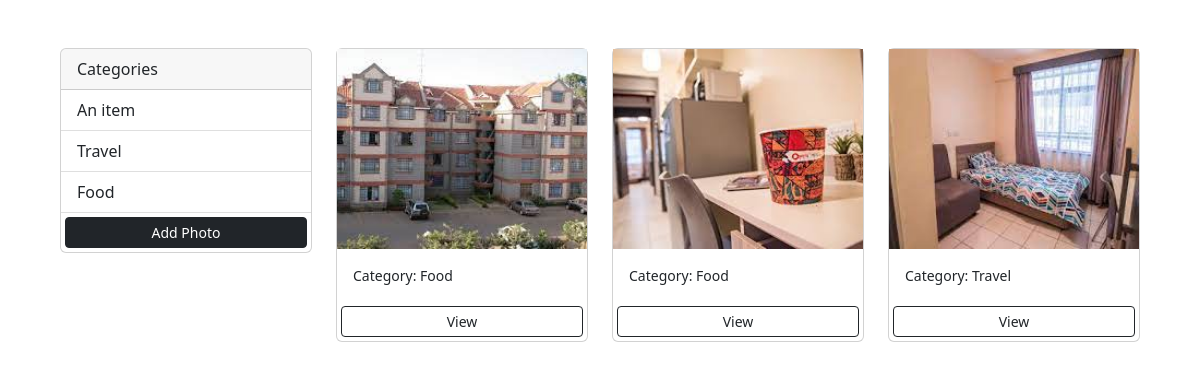
The page / on the database its author committed.
### photos/models.py (models this page shows, shortened)
class Category(models.Model):
    name = models.CharField(max_length=100, null=False, blank=False)

class Photo(models.Model):
    category = models.ForeignKey(Category, on_delete=models.SET_NULL, null=True, blank=True)
    image = models.ImageField(null=False, blank=False)
    description = models.TextField()

### photos/views.py (the view)
# urls.py: path('', views.gallery, name='gallery'),
def gallery(request):
    categories = Category.objects.all()
    photos = Photo.objects.all()
    context = {'categories': categories, 'photos': photos}
    return render(request, 'photos/gallery.html', context)

### photos/templates/photos/gallery.html (shortened to what this page needs)
<html lang="en">
<head>
<link href="https://cdn.jsdelivr.net/npm/bootstrap@5.2.0-beta1/dist/css/bootstrap.min.css" rel="stylesheet">
</head>
<body class="m-5">
    <div class="container">
        <div class="row">
            <div class="col-md-3">
                <div class="card" >
                    <div class="card-header">
                        Categories
                    </div>
                    <ul class="list-group list-group-flush">
                      <li class="list-group-item">An item</li>
                      {% for category in categories %}
                      <li class="list-group-item">{{category.name}}</li>
                      {% endfor %}
                      <a href="{%url 'add' %}" class="btn btn-block btn-dark btn-sm m-1">Add Photo</a>
                    </ul>
                  </div>
            </div>
            <div class="col-md-9">
                <div class="row">
                    {% for photo in photos %}
                    <div class="col-md-4">
                        <div class="card" >
                            <img src="{{photo.image.url}}" class="image-thumbnail" alt="..">
                            <div class="card-body">
                              <small>Category: {{photo.category.name}}</small>
                            </div>
                            <a href="{% url 'photo' photo.id %}" class="btn btn-outline-dark btn-sm m-1">View</a>
                    </div>
                      </div>
                      {% empty %}
                      <h3>No photos.......</h3>
                      {% endfor %}
            </div>
        </div>
    </div>
</body>
</html>

### photos/templates/photos/gallery.html (style rules this page uses)
.image-thumbnail { height: 200px; object-fit: cover; }

### rows shown on the page
Category: name "Travel"
Category: name "Food"
Photo: image (picture), category.name "Food"
Photo: image (picture), category.name "Food"
Photo: image (picture), category.name "Travel"
